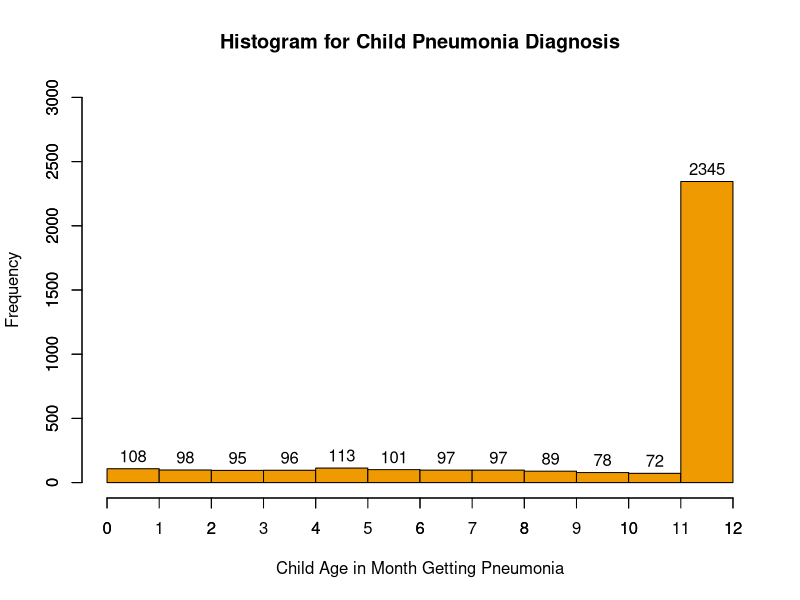
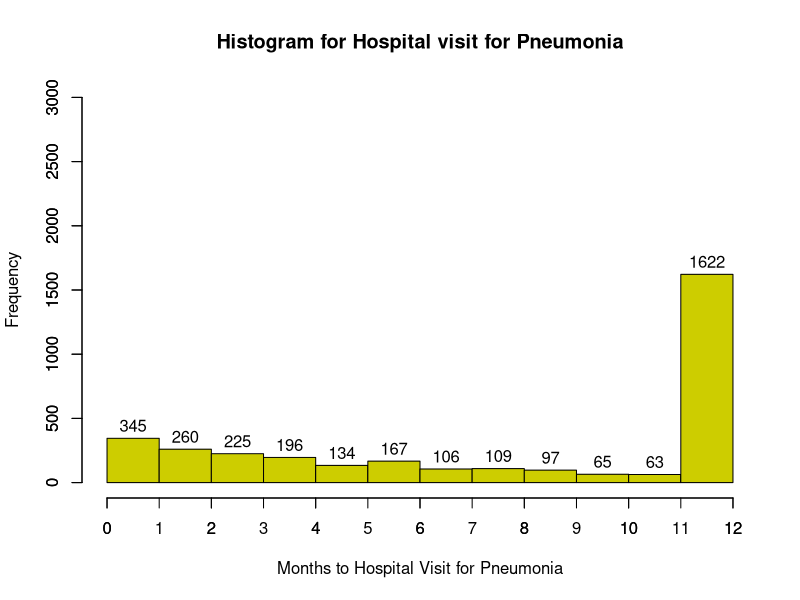
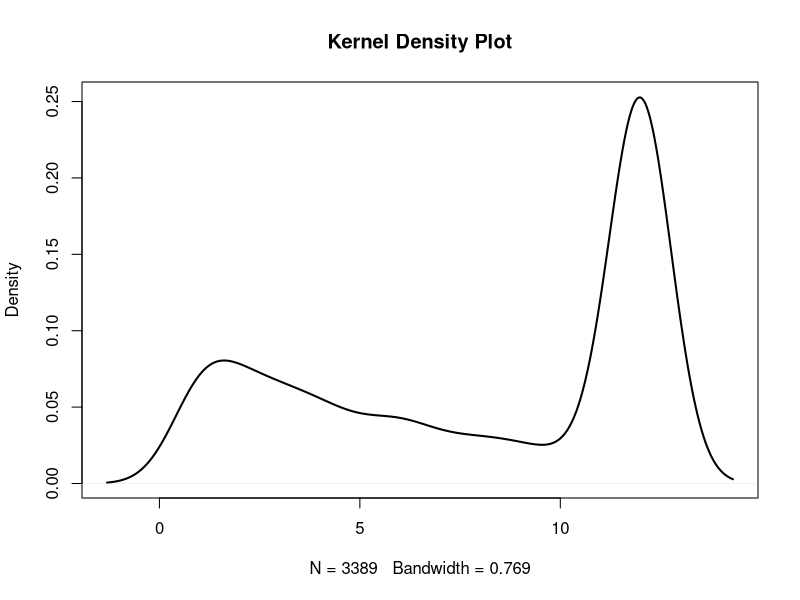
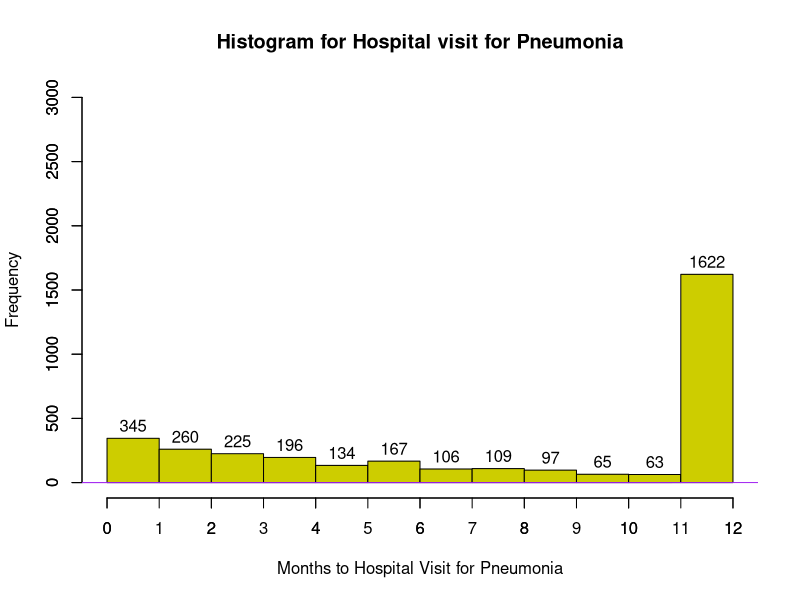
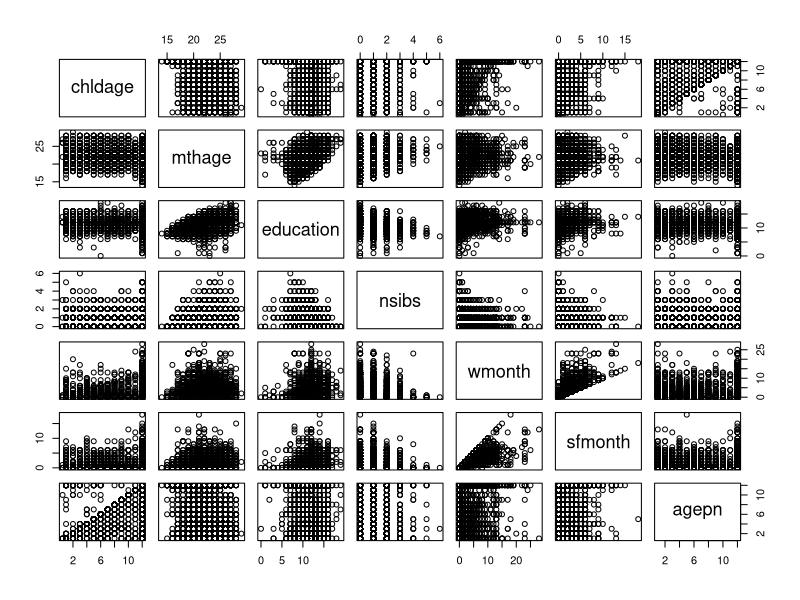
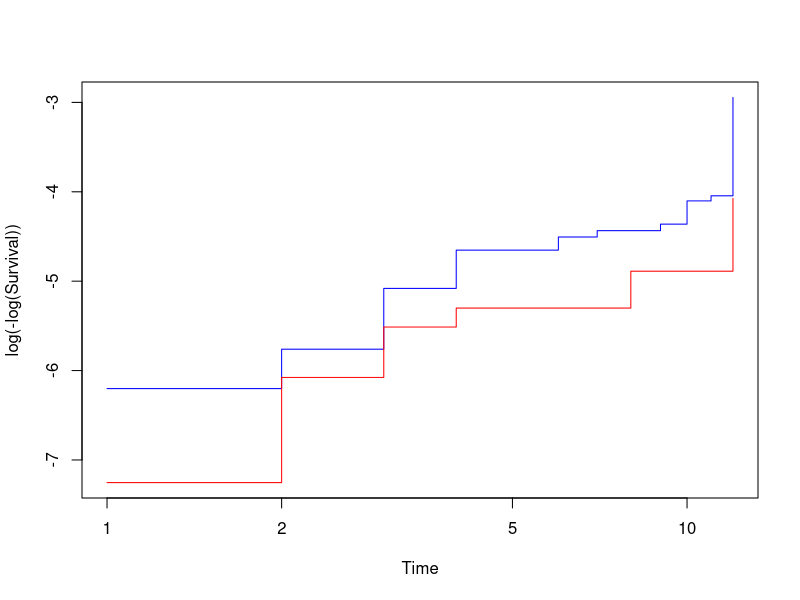
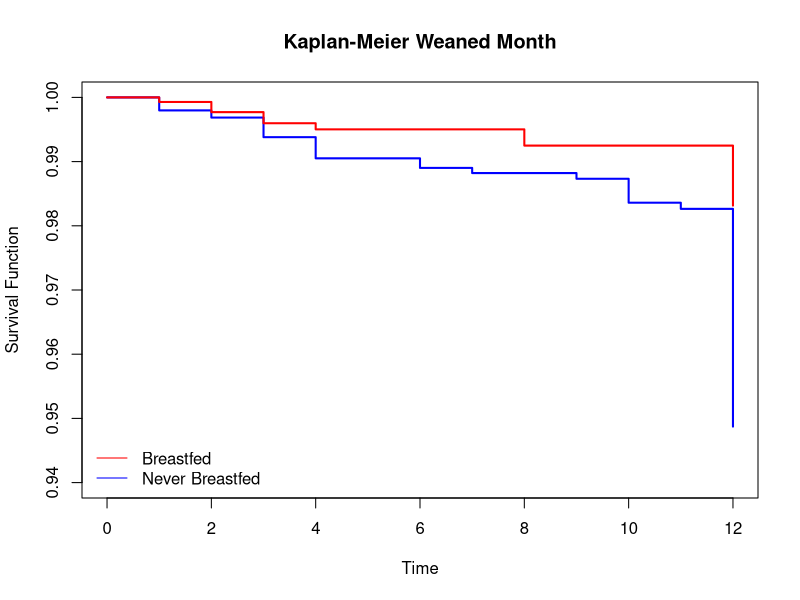
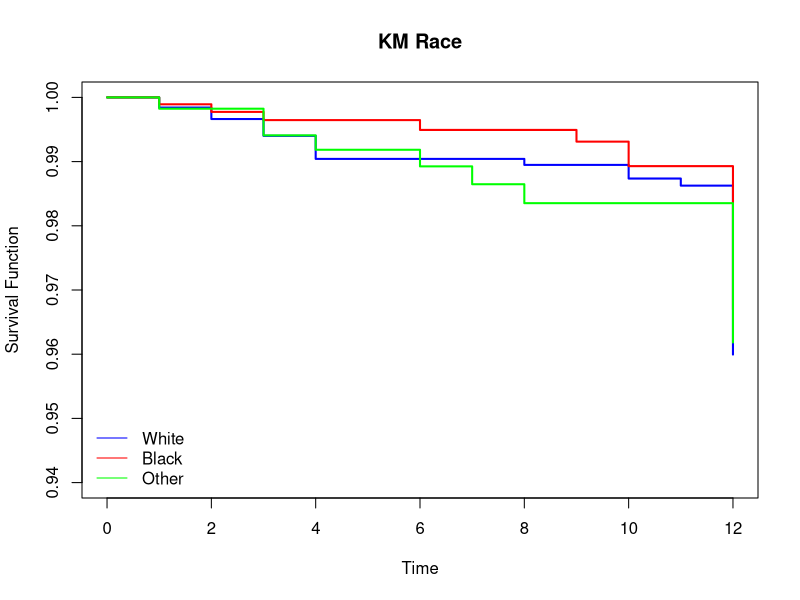

The R source for these figures, in order:
#rel pro 2

library(KMsurv)
library(dplyr)
data("pneumon")

#summary(as.factor(pneumon$chldage))
#summary(as.factor(pneumon$agepn))
pneu_nocero <- pneumon[pneumon$agepn !=0,]
#summary(as.factor(pneu_nocero$hospital))
#summary(as.factor(pneumon$hospital))
#summary(pneu_nocero)
#histogram
hist(pneu_nocero$chldage,breaks=seq(0,12,by=1),freq=T,xlab="Child Age in Month Getting Pneumonia",
     ylab="Frequency",main="Histogram for Child Pneumonia Diagnosis",col="orange2",
     xlim=c(0,12),labels=T,ylim=c(0,3000))
axis(1,at=seq(0,12,by=1),labels=seq(0,12,by=1))
axis(2) 

hist(pneu_nocero$agepn,breaks=seq(0,12,by=1),freq=T,xlab="Months to Hospital Visit for Pneumonia",
     ylab="Frequency",main="Histogram for Hospital visit for Pneumonia",col="yellow3",
     xlim=c(0,12),labels=T,ylim=c(0,3000))
axis(1,at=seq(0,12,by=1),labels=seq(0,12,by=1))
axis(2) 
#lines(d, col = "red")

#summary(as.factor(pneu_nocero$chldage))
#summary(as.factor(pneu_nocero$agepn))

# density

d <- density(pneu_nocero$agepn)
plot(d, lwd = 2, main = "Kernel Density Plot")
#hist(pneu_nocero$agepn,frequency(pneu_nocero$agepn))


hist(pneu_nocero$agepn,breaks=seq(0,12,by=1),freq=T,xlab="Months to Hospital Visit for Pneumonia",
     ylab="Frequency",main="Histogram for Hospital visit for Pneumonia",col="yellow3",
     xlim=c(0,12),labels=T,ylim=c(0,3000))
axis(1,at=seq(0,12,by=1),labels=seq(0,12,by=1))
axis(2) 
lines(d, col = "purple")

library(ggplot2)


# EDA correlation of continuous variables
cor_pnue_nocero <- pneu_nocero[,c(1, 3, 11:15)]
as.matrix(cor(cor_pnue_nocero))
plot(cor_pnue_nocero)

#w sold

pneu_nocero_wm0 <- pneu_nocero[pneu_nocero$wmonth == 0,]
summary(as.factor(pneu_nocero_wm0$sfmonth))
pneu_nocero_sm0 <- pneu_nocero[pneu_nocero$sfmonth == 0,]
summary(as.factor(pneu_nocero_sm0$wmonth))


        
#survival coxph etc models
library(survival)
fit1=coxph(Surv(pneu_nocero$agepn, pneu_nocero$hospital)~ factor(pneu_nocero$wmonth > 0),ties="breslow",data=pneu_nocero)
summary(fit1)
summary(as.factor(pneu_nocero$wmonth))
AIC(fit1)

fit2=coxph(Surv(pneu_nocero$agepn, pneu_nocero$hospital)~ pneu_nocero$smoke * factor(pneu_nocero$wmonth > 0),ties="breslow",data=pneu_nocero)
summary(fit2)
AIC(fit2)

#survfit plot

fit.km=survfit(Surv(pneu_nocero$agepn,pneu_nocero$hospital)~factor(pneu_nocero$wmonth >0),data=pneu_nocero)

plot(fit.km,fun="cloglog",col=c("blue","red"),xlab="Time",ylab="log(-log(Survival))")

fit.km_2=survfit(Surv(pneu_nocero$agepn,pneu_nocero$hospital)~factor(pneu_nocero$wmonth >0),data=pneu_nocero)
summary(fit.km_2)
plot(fit.km_2,col=c("blue","red"),xlab="Time",ylab="Survival Function", ylim = c(.94, 1), main = "Kaplan-Meier Weaned Month", lwd = c(2,2))
legend("bottomleft",bty="n",legend=c("Breastfed","Never Breastfed"),col=c("red","blue"),lty=c(1,1))


fit.km_21 <- survfit(Surv(pneu_nocero$agepn, pneu_nocero$hospital)~factor(pneu_nocero$race), data = pneu_nocero)
plot(fit.km_21, col = c("blue", "red", "green"), xlab = "Time", ylab = "Survival Function",
     ylim = c(.94, 1), main = "KM Race", lwd = c(2,2,2))
legend("bottomleft",bty="n",legend=c("White","Black", "Other"),col=c("blue","red", "green"),lty=c(1,1,1))

summary(fit.km_21)

par(mfrow = c(1,2))

plot(fit.km_2,col=c("blue","red"),xlab="Time",ylab="Survival Function", ylim = c(.94, 1), main = "Kaplan-Meier Weaned Month", lwd = c(2,2))
legend("bottomleft",bty="n",legend=c("BF","Never BF"),col=c("red","blue"),lty=c(1,1))

plot(fit.km_21, col = c("blue", "red", "green"), xlab = "Time", ylab = "Survival Function",
     ylim = c(.94, 1), main = "KM Race", lwd = c(2,2,2))
legend("bottomleft",bty="n",legend=c("White","Black", "Other"),col=c("blue","red", "green"),lty=c(1,1,1))

# the 2x2 KM smoke alc region pov
fit.km_22 <- survfit(Surv(pneu_nocero$agepn, pneu_nocero$hospital)~factor(pneu_nocero$smoke > 0), data = pneu_nocero)
plot(fit.km_22, col = c("blue", "red"), xlab = "Time", ylab = "Survival Function",
     ylim = c(.94, 1), main = "KM Smoke", lwd = c(2,2))
legend("bottomleft",bty="n",legend=c("Did not Smoke", "Smoke"),col=c("blue","red"),lty=c(1,1))
summary(fit.km_22)


fit.km_23 <- survfit(Surv(pneu_nocero$agepn, pneu_nocero$hospital)~factor(pneu_nocero$alcohol > 0), data = pneu_nocero)
plot(fit.km_23, col = c("green", "gold"), xlab = "Time", ylab = "Survival Function",
     ylim = c(.94, 1), main = "KM Alcohol", lwd = c(2,2))
legend("bottomleft",bty="n",legend=c("No Alcohol", "Alcohol"),col=c("green","gold"),lty=c(1,1))
summary(fit.km_23)

fit.km_24 <- survfit(Surv(pneu_nocero$agepn, pneu_nocero$hospital)~factor(pneu_nocero$poverty), data = pneu_nocero)
plot(fit.km_24, col = c("purple", "orange"), xlab = "Time", ylab = "Survival Function",
     ylim = c(.94, 1), main = "KM Poverty", lwd = c(2,2))
legend("bottomleft",bty="n",legend=c("Not in Poverty", "Poverty"),col=c("purple","orange"),lty=c(1,1))
summary(fit.km_24)

fit.km_25 <- survfit(Surv(pneu_nocero$agepn, pneu_nocero$hospital)~factor(pneu_nocero$region), data = pneu_nocero)
plot(fit.km_25, col = c("blue", "red", "green", "violet"), xlab = "Time", ylab = "Survival Function",
     ylim = c(.94, 1), main = "KM Region", lwd = c(2,2,2,2))
legend("bottomleft",bty="n",legend=c("NE","NC", "S", "W"),col=c("blue","red", "green", "violet"),lty=c(1,1,1,1))
summary(fit.km_25)

par(mfrow = c(2,2))

plot(fit.km_22, col = c("blue", "red"), xlab = "Time", ylab = "Survival Function",
     ylim = c(.94, 1), main = "KM Smoke", lwd = c(2,2))
legend("bottomleft",bty="n",legend=c("Did not Smoke", "Smoke"),col=c("blue","red"),lty=c(1,1))

plot(fit.km_23, col = c("green", "gold"), xlab = "Time", ylab = "Survival Function",
     ylim = c(.94, 1), main = "KM Alcohol", lwd = c(2,2))
legend("bottomleft",bty="n",legend=c("No Alcohol", "Alcohol"),col=c("green","gold"),lty=c(1,1))

plot(fit.km_24, col = c("purple", "orange"), xlab = "Time", ylab = "Survival Function",
     ylim = c(.94, 1), main = "KM Poverty", lwd = c(2,2))
legend("bottomleft",bty="n",legend=c("Not in Poverty", "Poverty"),col=c("purple","orange"),lty=c(1,1))

plot(fit.km_25, col = c("blue", "red", "green", "violet"), xlab = "Time", ylab = "Survival Function",
     ylim = c(.94, 1), main = "KM Region", lwd = c(2,2,2,2))
legend("bottomleft",bty="n",legend=c("NE","NC", "S", "W"),col=c("blue","red", "green", "violet"),lty=c(1,1,1,1))


# check for each variable to see if it would work for the coxph

fit.km_pov =survfit(Surv(pneu_nocero$agepn,pneu_nocero$hospital)~factor(pneu_nocero$poverty),data=pneu_nocero)

plot(fit.km_pov,fun="cloglog",col=c("blue","red"),xlab="Time",ylab="log(-log(Survival))", main = "Log-log KM for Poverty")

pha <- cox.zph(fit = fit1)
pha

fit3=coxph(Surv(pneu_nocero$agepn, pneu_nocero$hospital)~ factor(pneu_nocero$poverty),ties="breslow",data=pneu_nocero)
summary(fit3)
pha_pov <- cox.zph(fit = fit3)
pha_pov

